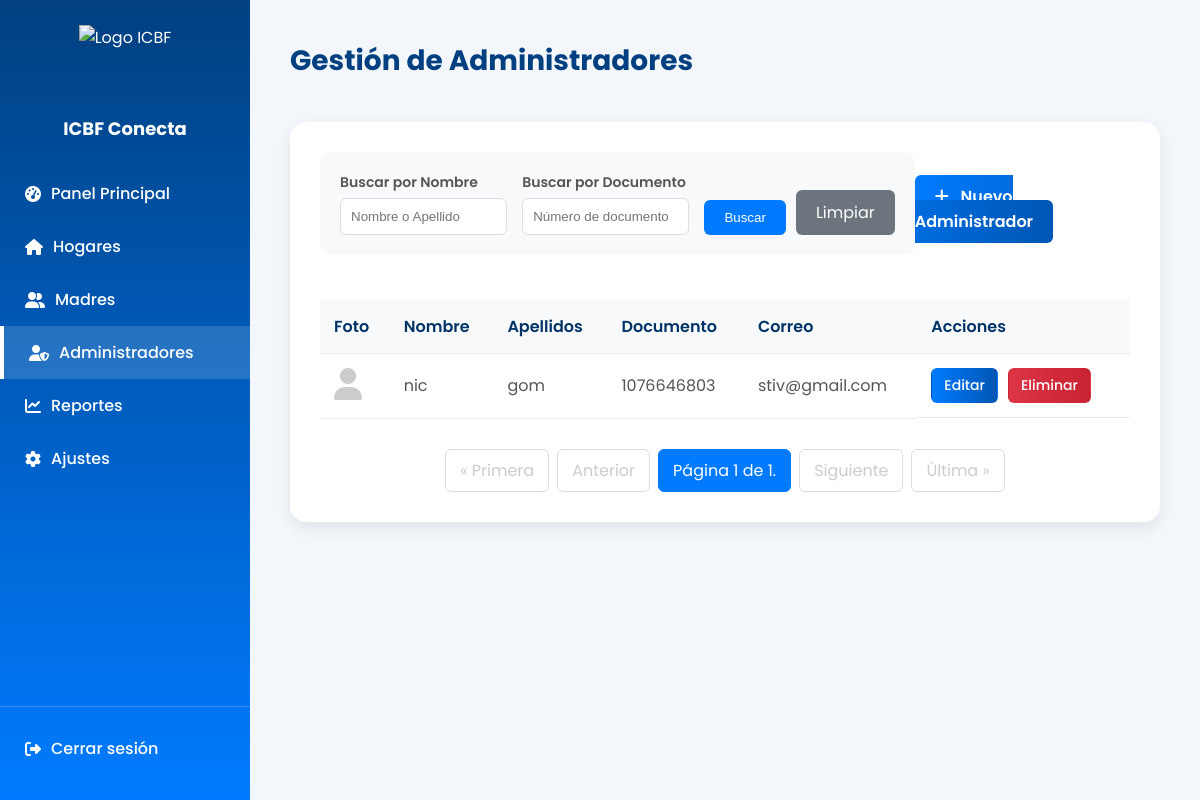
The page /administradores/ (signed in) on the database its author committed.
### core/models.py (models this page shows, shortened)
class Usuario(AbstractUser):
    TIPO_DOCUMENTO_CHOICES = [
        ('CC', 'Cédula de ciudadanía'),
        ('TI', 'Tarjeta de identidad'),
        ('CE', 'Cédula de extranjería'),
        ('PA', 'Pasaporte'),
    ]
    username = None
    tipo_documento = models.CharField(max_length=5, choices=TIPO_DOCUMENTO_CHOICES, default='CC')
    documento = models.BigIntegerField(unique=True)
    nombres = models.CharField(max_length=50)
    apellidos = models.CharField(max_length=50)
    correo = models.EmailField(max_length=100, unique=True)
    direccion = models.CharField(max_length=100, null=True, blank=True)
    telefono = models.CharField(max_length=20, null=True, blank=True)
    rol = models.ForeignKey(Rol, on_delete=models.PROTECT, null=True)
    foto_admin = models.ImageField(upload_to=admin_upload_path, null=True, blank=True)
    fecha_creacion = models.DateTimeField(auto_now_add=True)
    fecha_actualizacion = models.DateTimeField(auto_now=True)
    EMAIL_FIELD = 'correo'
    USERNAME_FIELD = 'documento'
    REQUIRED_FIELDS = ['nombres', 'apellidos', 'correo', 'tipo_documento']
    objects = CustomUserManager()
    class Meta:
        db_table = 'usuarios'

### core/views.py (the view)
# urls.py: path('administradores/', views.listar_administradores, name='listar_administradores'),
@login_required
@rol_requerido('administrador')
def listar_administradores(request):
    query_nombre = request.GET.get('nombre', '')
    query_documento = request.GET.get('documento', '')
    rol_admin, _ = Rol.objects.get_or_create(nombre_rol='administrador')
    administradores = Usuario.objects.filter(rol=rol_admin).order_by('nombres')
    if query_nombre:
        administradores = administradores.filter(Q(nombres__icontains=query_nombre) | Q(apellidos__icontains=query_nombre))
    if query_documento:
        administradores = administradores.filter(documento__icontains=query_documento)
    paginator = Paginator(administradores, 5) # 5 administradores por página
    page_number = request.GET.get('page')
    admins_paginados = paginator.get_page(page_number)
    context = {
        'administradores': admins_paginados, # Enviar el objeto paginado
        'filtros': {'nombre': query_nombre, 'documento': query_documento},
        'paginator': paginator # Opcional
    }
    return render(request, 'admin/administradores_list.html', context)

### core/views.py (called while the page is built)
def rol_requerido(nombre_rol):
    def decorator(view_func):
        @wraps(view_func)
        def _wrapped_view(request, *args, **kwargs):
            if not request.user.is_authenticated or not hasattr(request.user, 'rol') or request.user.rol.nombre_rol != nombre_rol:
                messages.error(request, 'Acceso denegado. No tienes los permisos necesarios.')
                return redirect('home')  # Redirigir a una página de inicio o de error
            return view_func(request, *args, **kwargs)
        return _wrapped_view
    return decorator

### icbfconecta/context_processors.py (called while the page is built)
def user_context(request):
    context = {}
    if request.user.is_authenticated:
        nombre_completo = f"{request.user.nombres} {request.user.apellidos}".strip()
        context['nombre_madre'] = nombre_completo
        if hasattr(request.user, 'madre_profile') and request.user.madre_profile.foto_madre:
            context['foto_perfil_url'] = request.user.madre_profile.foto_madre.url
    return context

### templates/admin/administradores_list.html (shortened to what this page needs)
{% load static %}
<!DOCTYPE html>
<html lang="es">
<head>
  <link rel="stylesheet" href="https://cdnjs.cloudflare.com/ajax/libs/font-awesome/6.5.0/css/all.min.css"/>
</head>
<body>
  <div class="sidebar">
    <img src="{% static 'img/logoSinFondo.png' %}" alt="Logo ICBF" />
    <h2>ICBF Conecta</h2>
    <a href="{% url 'admin_dashboard' %}"><i class="fa-solid fa-tachometer-alt"></i> Panel Principal</a>
    <a href="{% url 'listar_hogares' %}"><i class="fa-solid fa-house"></i> Hogares</a>
    <a href="{% url 'listar_madres' %}"><i class="fa-solid fa-user-group"></i> Madres</a>
    <a href="{% url 'listar_administradores' %}" class="active"><i class="fa-solid fa-user-shield"></i> Administradores</a>
    <a href="{% url 'admin_reportes' %}" ><i class="fa-solid fa-chart-line"></i> Reportes</a>
    <div class="dropdown">
      <a href="#"><i class="fa-solid fa-cog"></i> Ajustes</a>
    </div>
    <div class="logout">
        <form method="post" action="{% url 'logout' %}" style="display: inline;">
            <button type="submit" style="background: none; border: none; color: white; cursor: pointer; padding: 14px 25px; display: flex; align-items: center; gap: 10px; font-family: 'Poppins', sans-serif; font-size: 16px; font-weight: 500; width: 100%; text-align: left;">
                <i class="fa-solid fa-right-from-bracket"></i> Cerrar sesión
            </button>
        </form>
    </div>
  </div>
  <div class="main">
    <header>
      <h1>Gestión de Administradores</h1>
    </header>
    <div class="content-container">
      <div class="top-bar">
        <form method="get" action="{% url 'listar_administradores' %}" class="filtros-form">
          <div class="form-group">
            <label for="nombre">Buscar por Nombre</label>
            <input type="text" name="nombre" id="nombre" value="{{ filtros.nombre|default:'' }}" placeholder="Nombre o Apellido">
          </div>
          <div class="form-group">
            <label for="documento">Buscar por Documento</label>
            <input type="text" name="documento" id="documento" value="{{ filtros.documento|default:'' }}" placeholder="Número de documento">
          </div>
          <div class="actions">
            <button type="submit" class="btn-filtro btn-buscar">Buscar</button>
            <a href="{% url 'listar_administradores' %}" class="btn-filtro btn-limpiar">Limpiar</a>
          </div>
        </form>
        <div class="page-actions">
          <a href="{% url 'crear_administrador' %}" class="btn-crear"><i class="fas fa-plus" style="margin-right: 8px;"></i> Nuevo Administrador</a>
        </div>
      </div>
      <table>
        <thead>
          <tr>
            <th>Foto</th>
            <th>Nombre</th>
            <th>Apellidos</th>
            <th>Documento</th>
            <th>Correo</th>
            <th>Acciones</th>
          </tr>
        </thead>
        <tbody>
          {% for admin in administradores %}
          <tr>
            <td>
              {% if admin.foto_admin %}
                <img src="{{ admin.foto_admin.url }}" alt="Foto de {{ admin.nombres }}" style="width:48px; height:48px; object-fit:cover; border-radius:50%; border:2px solid #007bff; background:#f8f9fa;" />
              {% else %}
                <i class="fa-solid fa-user fa-2x" style="color:#ccc;"></i>
              {% endif %}
            </td>
            <td>{{ admin.nombres|default:"N/A" }}</td>
            <td>{{ admin.apellidos|default:"N/A" }}</td>
            <td>{{ admin.documento }}</td>
            <td>{{ admin.correo }}</td>
            <td class="acciones">
              <a href="{% url 'editar_administrador' admin.id %}" class="btn-editar">Editar</a>
              <a href="{% url 'eliminar_administrador' admin.id %}" class="btn-eliminar" onclick="return confirm('¿Eliminar este administrador?');">Eliminar</a>
            </td>
          </tr>
          {% empty %}
          <tr>
            <td colspan="6" style="text-align:center; color:#888;">No hay administradores registrados.</td>
          </tr>
          {% endfor %}
        </tbody>
      </table>
      <div class="pagination">
        {% if administradores.has_previous %}
          <a href="?page=1{% for key, value in filtros.items %}&{{ key }}={{ value }}{% endfor %}">&laquo; Primera</a>
          <a href="?page={{ administradores.previous_page_number }}{% for key, value in filtros.items %}&{{ key }}={{ value }}{% endfor %}">Anterior</a>
        {% else %}
          <span class="disabled">&laquo; Primera</span>
          <span class="disabled">Anterior</span>
        {% endif %}
        <span class="current">
          Página {{ administradores.number }} de {{ administradores.paginator.num_pages }}.
        </span>
        {% if administradores.has_next %}
          <a href="?page={{ administradores.next_page_number }}{% for key, value in filtros.items %}&{{ key }}={{ value }}{% endfor %}">Siguiente</a>
          <a href="?page={{ administradores.paginator.num_pages }}{% for key, value in filtros.items %}&{{ key }}={{ value }}{% endfor %}">Última &raquo;</a>
        {% else %}
          <span class="disabled">Siguiente</span>
          <span class="disabled">Última &raquo;</span>
        {% endif %}
      </div>
    </div>
  </div>
</body>
</html>

### templates/admin/administradores_list.html (style rules this page uses)
* { box-sizing: border-box; margin: 0; padding: 0; }
body { font-family: "Poppins", sans-serif; background-color: #f3f6fa; color: #333; display: flex; min-height: 100vh; }
.sidebar { width: 250px; background: linear-gradient(180deg, #004080, #007bff); color: white; display: flex; flex-direction: column; padding: 25px 0; }
.sidebar img { height: 70px; margin: 0 auto 20px; }
.sidebar h2 { text-align: center; font-weight: 700; margin-bottom: 25px; font-size: 18px; }
.sidebar a { color: white; text-decoration: none; padding: 14px 25px; display: flex; align-items: center; gap: 10px; font-weight: 500; transition: background 0.3s ease; }
.sidebar a:hover, .sidebar a.active { background: rgba(255, 255, 255, 0.15); border-left: 4px solid #ffffff; }
.sidebar .dropdown { position: relative; }
.sidebar .logout { margin-top: auto; border-top: 1px solid rgba(255,255,255,0.2); padding-top: 15px; }
.main { flex: 1; padding: 40px; }
.main header { display: flex; justify-content: space-between; align-items: center; margin-bottom: 40px; }
.main header h1 { font-size: 28px; color: #004080; font-weight: 700; }
.content-container { background-color: white; border-radius: 16px; padding: 30px; box-shadow: 0 6px 16px rgba(0,0,0,0.08); }
.top-bar { display: flex; justify-content: space-between; align-items: flex-start; margin-bottom: 25px; }
.page-actions { margin-top: 32px; }
.filtros-form { display: flex; gap: 15px; margin-bottom: 20px; background-color: #f8f9fa; padding: 20px; border-radius: 12px; }
.filtros-form input { width: 100%; padding: 10px; border: 1px solid #ddd; border-radius: 6px; }
.filtros-form .form-group { flex: 1; }
.filtros-form label { display: block; margin-bottom: 5px; font-weight: 600; color: #555; font-size: 14px; }
.filtros-form .actions { display: flex; align-items: flex-end; gap: 10px; }
.btn-filtro { padding: 10px 20px; border: none; border-radius: 6px; cursor: pointer; color: white; }
.btn-buscar { background-color: #007bff; }
.btn-limpiar { background-color: #6c757d; text-decoration: none; display: inline-block; text-align: center; }
.btn-crear { background: linear-gradient(90deg, #007bff, #0056b3); color: white; padding: 10px 20px; border-radius: 6px; text-decoration: none; font-weight: 600; font-size: 16px; }
table { width: 100%; border-collapse: collapse; margin-top: 10px; }
th, td { padding: 14px; text-align: left; border-bottom: 1px solid #e9ecef; }
th { background-color: #f8f9fa; color: #003366; font-weight: 600; }
td { color: #555; }
.acciones { display: flex; align-items: center; gap: 5px; }
.acciones a, .acciones button { text-decoration: none; color: white; padding: 6px 12px; border-radius: 6px; font-weight: 500; margin-right: 5px; border: 1px solid transparent; cursor: pointer; font-family: "Poppins", sans-serif; font-size: 14px; }
.btn-editar { background: linear-gradient(90deg, #007bff, #0056b3); }
.btn-eliminar { background: linear-gradient(90deg, #dc3545, #c82333); }
.pagination { display: flex; justify-content: center; align-items: center; margin-top: 30px; gap: 8px; }
.pagination a, .pagination span { color: #007bff; padding: 8px 14px; text-decoration: none; transition: background-color .3s; border: 1px solid #ddd; border-radius: 6px; }
.pagination .current { background-color: #007bff; color: white; border-color: #007bff; }
.pagination .disabled { color: #ccc; border-color: #ddd; }

### rows shown on the page
Usuario: nombres "nic", apellidos "gom", documento "1076646803", correo "stiv@gmail.com"

### other values the page prints
{{ administradores.number }} "1"
{{ administradores.paginator.num_pages }} "1"
